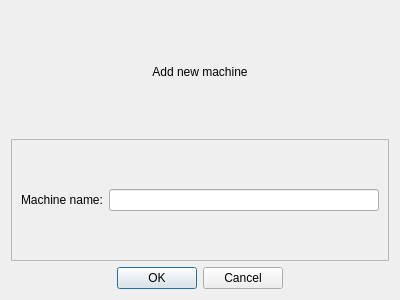
<?xml version="1.0" encoding="UTF-8"?>
<ui version="4.0">
 <class>MachineDialog</class>
 <widget class="QDialog" name="MachineDialog">
  <property name="geometry">
   <rect>
    <x>0</x>
    <y>0</y>
    <width>400</width>
    <height>300</height>
   </rect>
  </property>
  <property name="windowTitle">
   <string>Add/Edit Machine</string>
  </property>
  <layout class="QVBoxLayout" name="verticalLayout" stretch="0,0,0">
   <item>
    <widget class="QLabel" name="lbl_info">
     <property name="text">
      <string>Add new machine</string>
     </property>
     <property name="alignment">
      <set>Qt::AlignmentFlag::AlignCenter</set>
     </property>
    </widget>
   </item>
   <item>
    <widget class="QFrame" name="frame">
     <property name="frameShape">
      <enum>QFrame::Shape::StyledPanel</enum>
     </property>
     <property name="frameShadow">
      <enum>QFrame::Shadow::Raised</enum>
     </property>
     <layout class="QHBoxLayout" name="horizontalLayout">
      <item>
       <widget class="QLabel" name="lbl_name">
        <property name="text">
         <string>Machine name:</string>
        </property>
       </widget>
      </item>
      <item>
       <widget class="QLineEdit" name="leName"/>
      </item>
     </layout>
    </widget>
   </item>
   <item>
    <widget class="QDialogButtonBox" name="MachineButtonBox">
     <property name="orientation">
      <enum>Qt::Orientation::Horizontal</enum>
     </property>
     <property name="standardButtons">
      <set>QDialogButtonBox::StandardButton::Cancel|QDialogButtonBox::StandardButton::Ok</set>
     </property>
     <property name="centerButtons">
      <bool>true</bool>
     </property>
    </widget>
   </item>
  </layout>
 </widget>
 <resources/>
 <connections>
  <connection>
   <sender>MachineButtonBox</sender>
   <signal>accepted()</signal>
   <receiver>MachineDialog</receiver>
   <slot>accept()</slot>
   <hints>
    <hint type="sourcelabel">
     <x>248</x>
     <y>254</y>
    </hint>
    <hint type="destinationlabel">
     <x>157</x>
     <y>274</y>
    </hint>
   </hints>
  </connection>
  <connection>
   <sender>MachineButtonBox</sender>
   <signal>rejected()</signal>
   <receiver>MachineDialog</receiver>
   <slot>reject()</slot>
   <hints>
    <hint type="sourcelabel">
     <x>316</x>
     <y>260</y>
    </hint>
    <hint type="destinationlabel">
     <x>286</x>
     <y>274</y>
    </hint>
   </hints>
  </connection>
 </connections>
</ui>
